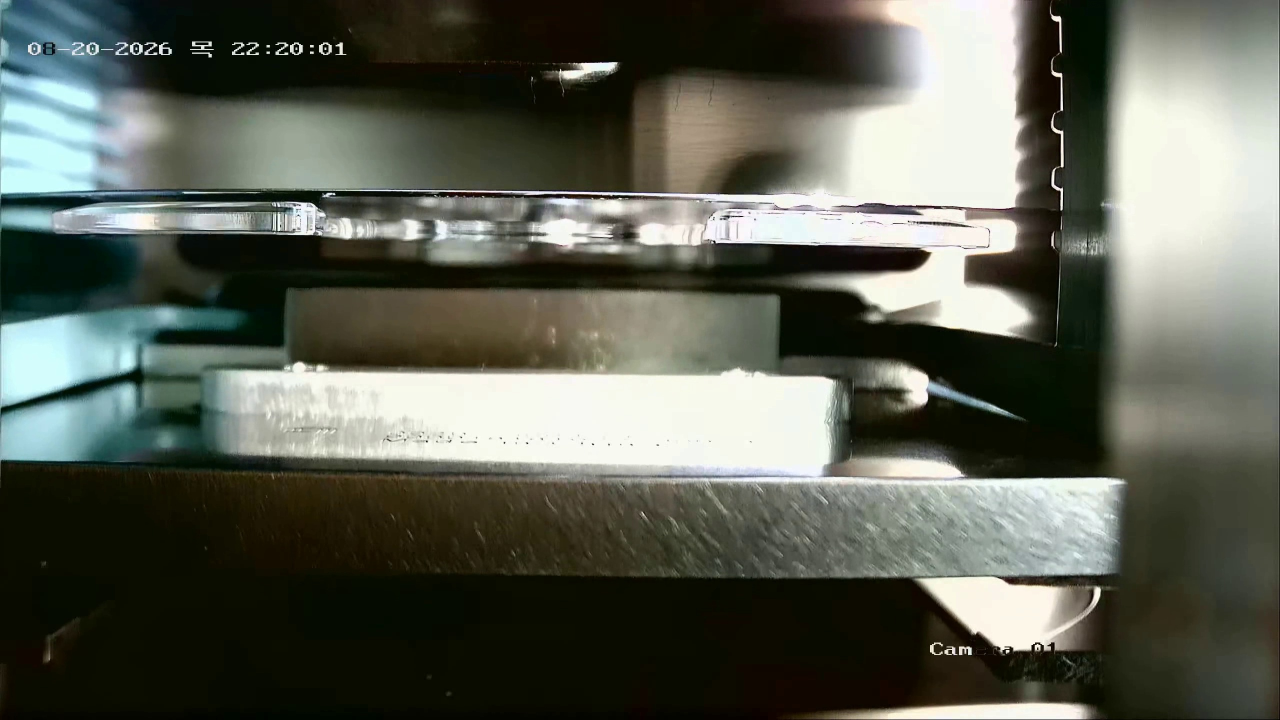
#> input picture EPI/type2_001_measurement.jpg, 2560 x 1440 px (shown at 1/2 size)
$ python phase_b_measure_wafer_blade.py --images .   (older library calls are emulated)
#> lines starting #> are read from the running program, lines starting #| are printed output that depends on the picture

from __future__ import annotations

import argparse
from dataclasses import dataclass
from pathlib import Path

import cv2
import numpy as np
import pandas as pd


@dataclass
class Config:
    # x, y, width, height (원본 이미지 좌표)
    blade_roi: tuple[int, int, int, int] = (41, 358, 2027, 186)
    measure_roi: tuple[int, int, int, int] = (49, 296, 381, 273)

    # Sobel / profile
    blur_ksize: int = 3
    sobel_ksize: int = 3
    profile_smooth: int = 3
    min_peak_distance: int = 2
    min_peak_prominence: float = 10.0
    peak_mad_scale: float = 2.0

    # Gradient가 일정 X 범위 이상 유지되는지 확인
    min_support_ratio: float = 0.18

    # 경계 쌍의 수직 거리
    blade_min_thickness: int = 8
    blade_max_thickness: int = 65
    wafer_min_thickness: int = 1
    wafer_max_thickness: int = 10

    # Blade 중심 예상 위치
    # None이면 blade_roi의 수직 중심 사용
    blade_center_y: float | None = None

    # Blade 위치 prior (낮을수록 중심 위치 우선)
    blade_position_weight: float = 1.5

    # Blade 경계와 Wafer 사이 허용 거리
    min_gap: float = 1.0
    max_gap: float = 110.0

    # 기준 두께/위치와 비교할 때 사용
    min_pair_strength: float = 12.0

    # 한쪽 Wafer 후보가 애매하면 검출 실패 처리
    min_wafer_score: float = 0.0

    # 후보가 2개 이상일 때 모호성 기록
    ambiguity_ratio: float = 0.90

    # Edge가 작은 영역의 표면 반사에만 집중되는 것 방지
    support_gradient_threshold: float = 20.0

    jpeg_quality: int = 95


def crop_with_bounds(image, roi):
    x, y, w, h = roi
    ih, iw = image.shape[:2]

    x1 = max(0, int(x))
    y1 = max(0, int(y))
    x2 = min(iw, int(x + w))
    y2 = min(ih, int(y + h))

    if x2 <= x1 or y2 <= y1:
        raise ValueError(
            f"Invalid ROI {roi} for image {iw}x{ih}"
        )

    return image[y1:y2, x1:x2], (x1, y1, x2, y2)


def smooth_1d(arr, k):
    if k <= 1:
        return arr.astype(float)

    if k % 2 == 0:
        k += 1

    return cv2.GaussianBlur(
        np.asarray(arr, dtype=np.float32).reshape(-1, 1),
        (1, k),
        0,
    ).ravel().astype(float)


def find_signed_peaks(signal, min_height, min_distance):
    """
    양수/음수 Sobel profile의 local extrema 추출.

    peak:
       index, sign, magnitude
    """
    n = len(signal)
    candidates = []

    for i in range(1, n - 1):
        v = float(signal[i])

        if v >= min_height:
            if v >= signal[i - 1] and v > signal[i + 1]:
                candidates.append((i, +1, abs(v)))

        elif -v >= min_height:
            if v <= signal[i - 1] and v < signal[i + 1]:
                candidates.append((i, -1, abs(v)))

    # 큰 peak부터 선택해 인접 peak 중복 제거
    candidates.sort(key=lambda p: p[2], reverse=True)

    selected = []

    for item in candidates:
        if all(
            abs(item[0] - prev[0]) >= min_distance
            for prev in selected
        ):
            selected.append(item)

    return sorted(selected, key=lambda p: p[0])


def calculate_edge_profile(image, cfg):
    gray = cv2.cvtColor(image, cv2.COLOR_BGR2GRAY)

    k = cfg.blur_ksize
    if k > 1:
        if k % 2 == 0:
            k += 1
        gray = cv2.GaussianBlur(gray, (k, k), 0)

    gy = cv2.Sobel(
        gray,
        cv2.CV_32F,
        0,
        1,
        ksize=cfg.sobel_ksize,
    )

    # 수평 방향으로 집계하여 Y 위치별 edge profile 생성
    signed = np.median(gy, axis=1).astype(float)
    absolute = np.median(np.abs(gy), axis=1).astype(float)

    signed = smooth_1d(signed, cfg.profile_smooth)
    absolute = smooth_1d(absolute, cfg.profile_smooth)

    # 각 row에서 edge가 얼마나 넓게 존재하는지
    support = np.mean(
        np.abs(gy) >= cfg.support_gradient_threshold,
        axis=1,
    ).astype(float)

    support = smooth_1d(support, cfg.profile_smooth)

    return gray, gy, signed, absolute, support


def extract_edge_pairs(
    peaks,
    support,
    min_thickness,
    max_thickness,
    cfg,
):
    """
    서로 반대 부호인 수평 경계 2개를 하나의 객체 후보로 묶음.
    두께가 얇으면 wafer, 두꺼우면 blade 후보가 됨.

    밝은 물체: + -> -
    어두운 물체: - -> +
    양쪽 모두 허용.
    """
    pairs = []

    for i, top in enumerate(peaks):
        for bottom in peaks[i + 1:]:
            y1, s1, v1 = top
            y2, s2, v2 = bottom

            thickness = y2 - y1

            if thickness > max_thickness:
                break

            if thickness < min_thickness:
                continue

            if s1 == s2:
                continue

            p1 = float(support[y1])
            p2 = float(support[y2])
            pair_support = min(p1, p2)

            if pair_support < cfg.min_support_ratio:
                continue

            strength = min(v1, v2)

            if strength < cfg.min_pair_strength:
                continue

            score = strength * (0.5 + pair_support)

            pairs.append({
                "top_y": int(y1),
                "bottom_y": int(y2),
                "center_y": (y1 + y2) / 2.0,
                "thickness": int(thickness),
                "strength": float(strength),
                "support": float(pair_support),
                "score": float(score),
                "polarity": "bright" if s1 > 0 else "dark",
            })

    return pairs


def detect_blade(pairs, measure_bounds, cfg):
    """
    Blade의 예상 Y 범위 안에서 두꺼운 경계 쌍 선택.

    좌측 Measurement ROI에서 실제로 추출된 edge pair만 사용.
    """
    _, my1, _, _ = measure_bounds

    bx, by, bw, bh = cfg.blade_roi

    expected_center = (
        cfg.blade_center_y
        if cfg.blade_center_y is not None
        else by + bh / 2
    )

    candidates = []

    for pair in pairs:
        center_global = my1 + pair["center_y"]
        top_global = my1 + pair["top_y"]
        bottom_global = my1 + pair["bottom_y"]

        if top_global < by or bottom_global > by + bh:
            continue

        distance = abs(center_global - expected_center)

        # 강한 수평 경계를 선호하되 Blade 위치 prior 사용
        score = (
            np.log1p(pair["score"]) * 10.0
            - cfg.blade_position_weight * distance
        )

        candidates.append({
            **pair,
            "selection_score": float(score),
        })

    candidates.sort(
        key=lambda x: x["selection_score"],
        reverse=True,
    )

    return (
        candidates[0] if candidates else None,
        candidates,
    )


def detect_adjacent_wafer(
    wafer_pairs,
    blade,
    side,
    cfg,
):
    """
    Blade와 마주 보는 wafer 표면 기준.

    upper:
      wafer.bottom_y < blade.top_y

    lower:
      wafer.top_y > blade.bottom_y
    """
    candidates = []

    for pair in wafer_pairs:
        if side == "upper":
            gap = blade["top_y"] - pair["bottom_y"]
            facing_y = pair["bottom_y"]
        else:
            gap = pair["top_y"] - blade["bottom_y"]
            facing_y = pair["top_y"]

        if not (cfg.min_gap <= gap <= cfg.max_gap):
            continue

        # 가까운 wafer를 우선하되 선의 강도/연속성 고려
        strength_bonus = np.log1p(pair["score"]) * 2.0

        score = 100.0 / (1.0 + gap) + strength_bonus

        if score < cfg.min_wafer_score:
            continue

        candidates.append({
            **pair,
            "gap_px": float(gap),
            "facing_y": int(facing_y),
            "selection_score": float(score),
        })

    candidates.sort(
        key=lambda x: x["selection_score"],
        reverse=True,
    )

    selected = candidates[0] if candidates else None

    if selected is None:
        status = "not_detected"
    elif (
        len(candidates) >= 2
        and candidates[1]["selection_score"]
        >= selected["selection_score"] * cfg.ambiguity_ratio
    ):
        status = "ambiguous"
    else:
        status = "detected"

    return selected, status, candidates


def analyze_geometry(image, cfg):
    roi_img, bounds = crop_with_bounds(
        image,
        cfg.measure_roi,
    )

    _, y_offset, _, _ = bounds

    gray, gy, signed, absolute, support = (
        calculate_edge_profile(roi_img, cfg)
    )

    # MAD 기반 threshold와 절대 threshold 조합
    median = float(np.median(signed))
    mad = float(np.median(np.abs(signed - median)))

    threshold = max(
        cfg.min_peak_prominence,
        cfg.peak_mad_scale * 1.4826 * mad,
    )

    peaks = find_signed_peaks(
        signed,
        threshold,
        cfg.min_peak_distance,
    )

    blade_pairs = extract_edge_pairs(
        peaks,
        support,
        cfg.blade_min_thickness,
        cfg.blade_max_thickness,
        cfg,
    )

    wafer_pairs = extract_edge_pairs(
        peaks,
        support,
        cfg.wafer_min_thickness,
        cfg.wafer_max_thickness,
        cfg,
    )

    blade, blade_candidates = detect_blade(
        blade_pairs,
        bounds,
        cfg,
    )

    debug = {
        "bounds": bounds,
        "gray": gray,
        "gy": gy,
        "signed": signed,
        "absolute": absolute,
        "support": support,
        "peaks": peaks,
        "threshold": threshold,
        "blade_candidates": blade_candidates,
        "wafer_pairs": wafer_pairs,
    }

    if blade is None:
        return {
            "status": "blade_not_detected",
            "blade": None,
            "upper": None,
            "lower": None,
            "upper_status": "not_evaluated",
            "lower_status": "not_evaluated",
            "top_gap_px": None,
            "bottom_gap_px": None,
            "top_ratio": None,
            "bottom_ratio": None,
        }, debug

    upper, upper_status, upper_candidates = (
        detect_adjacent_wafer(
            wafer_pairs,
            blade,
            "upper",
            cfg,
        )
    )

    lower, lower_status, lower_candidates = (
        detect_adjacent_wafer(
            wafer_pairs,
            blade,
            "lower",
            cfg,
        )
    )

    debug["upper_candidates"] = upper_candidates
    debug["lower_candidates"] = lower_candidates

    top_gap = upper["gap_px"] if upper else None
    bottom_gap = lower["gap_px"] if lower else None

    top_ratio = None
    bottom_ratio = None

    if top_gap is not None and bottom_gap is not None:
        total = top_gap + bottom_gap

        if total > 0:
            top_ratio = 100.0 * top_gap / total
            bottom_ratio = 100.0 * bottom_gap / total

    if upper is None and lower is None:
        status = "no_adjacent_wafer"
    elif upper_status == "ambiguous" or lower_status == "ambiguous":
        status = "review"
    elif upper is None or lower is None:
        status = "partial"
    else:
        status = "ok"

    return {
        "status": status,
        "blade": blade,
        "upper": upper,
        "lower": lower,
        "upper_status": upper_status,
        "lower_status": lower_status,
        "top_gap_px": top_gap,
        "bottom_gap_px": bottom_gap,
        "top_ratio": top_ratio,
        "bottom_ratio": bottom_ratio,
    }, debug


def draw_overlay(image, result, cfg):
    out = image.copy()

    mx, my, mw, mh = cfg.measure_roi
    bx, by, bw, bh = cfg.blade_roi

    # Blade ROI
    cv2.rectangle(
        out, (bx, by), (bx + bw, by + bh),
        (255, 160, 0), 2,
    )

    # Measurement ROI
    cv2.rectangle(
        out, (mx, my), (mx + mw, my + mh),
        (0, 255, 255), 2,
    )

    blade = result["blade"]
    upper = result["upper"]
    lower = result["lower"]

    if blade is not None:
        _, y_offset, _, _ = crop_with_bounds(
            image, cfg.measure_roi
        )[1]

        def line(local_y, color, thickness=2):
            gy = int(round(y_offset + local_y))
            cv2.line(
                out,
                (mx, gy),
                (mx + mw, gy),
                color,
                thickness,
            )
            return gy

        bt = line(blade["top_y"], (255, 0, 0), 3)
        bb = line(blade["bottom_y"], (255, 0, 0), 3)

        if upper is not None:
            uy = line(
                upper["bottom_y"],
                (0, 255, 0),
            )
            cv2.line(
                out,
                (mx + mw // 2, uy),
                (mx + mw // 2, bt),
                (0, 255, 0),
                2,
            )

        if lower is not None:
            ly = line(
                lower["top_y"],
                (0, 165, 255),
            )
            cv2.line(
                out,
                (mx + mw // 2, bb),
                (mx + mw // 2, ly),
                (0, 165, 255),
                2,
            )

    # 측정 영역을 별도 패널로 확대해 출력
    roi_img, _ = crop_with_bounds(out, cfg.measure_roi)

    scale = 2
    zoom = cv2.resize(
        roi_img,
        None,
        fx=scale,
        fy=scale,
        interpolation=cv2.INTER_NEAREST,
    )

    # 우측 정보 패널
    panel = np.zeros((zoom.shape[0], 430, 3), np.uint8)
    panel[:] = (30, 30, 30)

    def fmt(value):
        return "SKIP" if value is None else f"{value:.2f}"

    lines = [
        f"STATUS: {result['status']}",
        "",
        f"TOP GAP: {fmt(result['top_gap_px'])} px",
        f"BOTTOM GAP: {fmt(result['bottom_gap_px'])} px",
        "",
        f"TOP RATIO: {fmt(result['top_ratio'])} %",
        f"BOTTOM RATIO: {fmt(result['bottom_ratio'])} %",
        "",
        f"UPPER: {result['upper_status']}",
        f"LOWER: {result['lower_status']}",
    ]

    for i, text in enumerate(lines):
        cv2.putText(
            panel,
            text,
            (15, 38 + i * 42),
            cv2.FONT_HERSHEY_SIMPLEX,
            0.65,
            (255, 255, 255),
            2,
            cv2.LINE_AA,
        )

    detail = np.hstack([zoom, panel])
    return out, detail


def save_debug_csv(path, debug):
    bounds = debug["bounds"]
    y_offset = bounds[1]

    rows = []

    for i, value in enumerate(debug["signed"]):
        rows.append({
            "y_local": i,
            "y_global": i + y_offset,
            "signed_sobel": float(value),
            "abs_sobel": float(debug["absolute"][i]),
            "edge_support": float(debug["support"][i]),
            "peak_threshold": debug["threshold"],
        })

    pd.DataFrame(rows).to_csv(
        path,
        index=False,
        encoding="utf-8-sig",
    )


# [68 lines left out: functions save_candidates_csv, to_row, not called in this run]


def main():
    parser = argparse.ArgumentParser(
        description="Phase B - Wafer Blade Gap Measurement"
    )

    parser.add_argument("--images", required=True)
    parser.add_argument(
        "--output", default="output/06_phase_b"
    )

    parser.add_argument(
        "--blade-roi", nargs=4, type=int,
        default=[41, 358, 2027, 186],
        metavar=("X", "Y", "W", "H"),
    )

    parser.add_argument(
        "--measure-roi", nargs=4, type=int,
        default=[49, 296, 381, 273],
        metavar=("X", "Y", "W", "H"),
    )

    parser.add_argument(
        "--blade-center-y", type=float, default=None
    )

    parser.add_argument(
        "--blade-thickness", nargs=2, type=int,
        default=[8, 65],
        metavar=("MIN", "MAX"),
    )

    parser.add_argument(
        "--wafer-thickness", nargs=2, type=int,
        default=[1, 10],
        metavar=("MIN", "MAX"),
    )

    parser.add_argument(
        "--max-gap", type=float, default=110.0
    )

    parser.add_argument(
        "--min-gap", type=float, default=1.0
    )

    parser.add_argument(
        "--peak-prominence", type=float, default=10.0
    )

    parser.add_argument(
        "--peak-mad-scale", type=float, default=2.0
    )

    parser.add_argument(
        "--min-support", type=float, default=0.18
    )

    parser.add_argument(
        "--min-pair-strength", type=float, default=12.0
    )

    parser.add_argument(
        "--blade-position-weight", type=float, default=1.5
    )

    args = parser.parse_args()

    cfg = Config(
        blade_roi=tuple(args.blade_roi),
        measure_roi=tuple(args.measure_roi),
        blade_center_y=args.blade_center_y,
        blade_min_thickness=args.blade_thickness[0],
        blade_max_thickness=args.blade_thickness[1],
        wafer_min_thickness=args.wafer_thickness[0],
        wafer_max_thickness=args.wafer_thickness[1],
        min_gap=args.min_gap,
        max_gap=args.max_gap,
        min_peak_prominence=args.peak_prominence,
        peak_mad_scale=args.peak_mad_scale,
        min_support_ratio=args.min_support,
        min_pair_strength=args.min_pair_strength,
        blade_position_weight=args.blade_position_weight,
    )

    images_dir = Path(args.images)
    output_dir = Path(args.output)

    overlay_dir = output_dir / "overlay"
    detail_dir = output_dir / "detail"
    debug_dir = output_dir / "debug"
    candidate_dir = output_dir / "candidates"

    for directory in [
        output_dir, overlay_dir, detail_dir,
        debug_dir, candidate_dir,
    ]:
        directory.mkdir(parents=True, exist_ok=True)

    images = sorted(
        p for p in images_dir.iterdir()
        if p.suffix.lower() in {".png", ".jpg", ".jpeg", ".bmp"}
    )

    if not images:
        raise FileNotFoundError(
            f"No images in {images_dir}"
        )

    print("=" * 65)
    print("Phase B v1 - Wafer / Blade Gap Measurement")
    print("=" * 65)
    print(f"Images       : {len(images)}")
    print(f"Blade ROI    : {cfg.blade_roi}")
    print(f"Measure ROI  : {cfg.measure_roi}")
    print(f"Blade thick  : {cfg.blade_min_thickness}~{cfg.blade_max_thickness}")
    print(f"Wafer thick  : {cfg.wafer_min_thickness}~{cfg.wafer_max_thickness}")
    print()

    results = []

    for i, path in enumerate(images, 1):
        image = cv2.imread(str(path))
#> image is the input picture: shape (1440, 2560, 3); mean B, G, R 84.6, 95.5, 91.9

        if image is None:
            results.append({
                "image": path.name,
                "status": "image_read_failed",
            })
            continue

        try:
            result, debug = analyze_geometry(image, cfg)
#> in analyze_geometry, `roi_img, bounds = crop_with_bounds( image, cfg.measure_roi, )`:
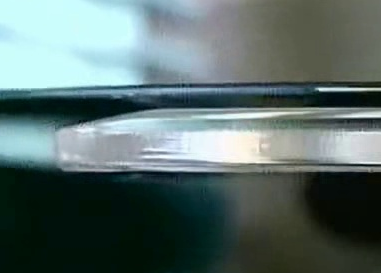
#> roi_img: shape (273, 381, 3); mean B, G, R 107.3, 109.3, 91.2
#> in analyze_geometry, `roi_img, bounds = crop_with_bounds( image, cfg.measure_roi, )`: bounds = (49, 296, 430, 569)
#> in analyze_geometry, `_, y_offset, _, _ = bounds`: y_offset = 296
#> in calculate_edge_profile, `gray = cv2.cvtColor(image, cv2.COLOR_BGR2GRAY)`:
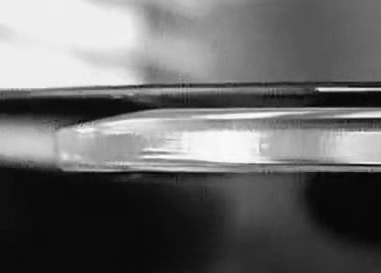
#> gray: shape (273, 381); min 3, max 254, mean 103.7
#> in calculate_edge_profile, `gy = cv2.Sobel( gray, cv2.CV_32F, 0, 1, ksize=cfg.sobel_ksize, )`:
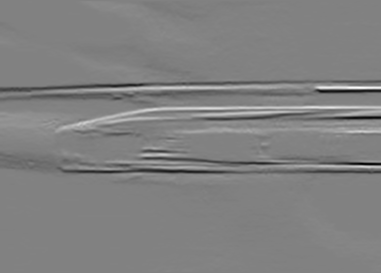
#> gy: shape (273, 381) float32; min -601, max 578, mean -4; drawn with min black and max white
#> in calculate_edge_profile, `signed = np.median(gy, axis=1).astype(float)`: signed = 273 values, max 273 at index 107, min -297 at index 171, mean -1.52
#> in calculate_edge_profile, `absolute = np.median(np.abs(gy), axis=1).astype(float)`: absolute = 273 values, max 297 at index 171, min 0 at index 0, mean 23.58
#> (the rest of the program and of its run is left out)
